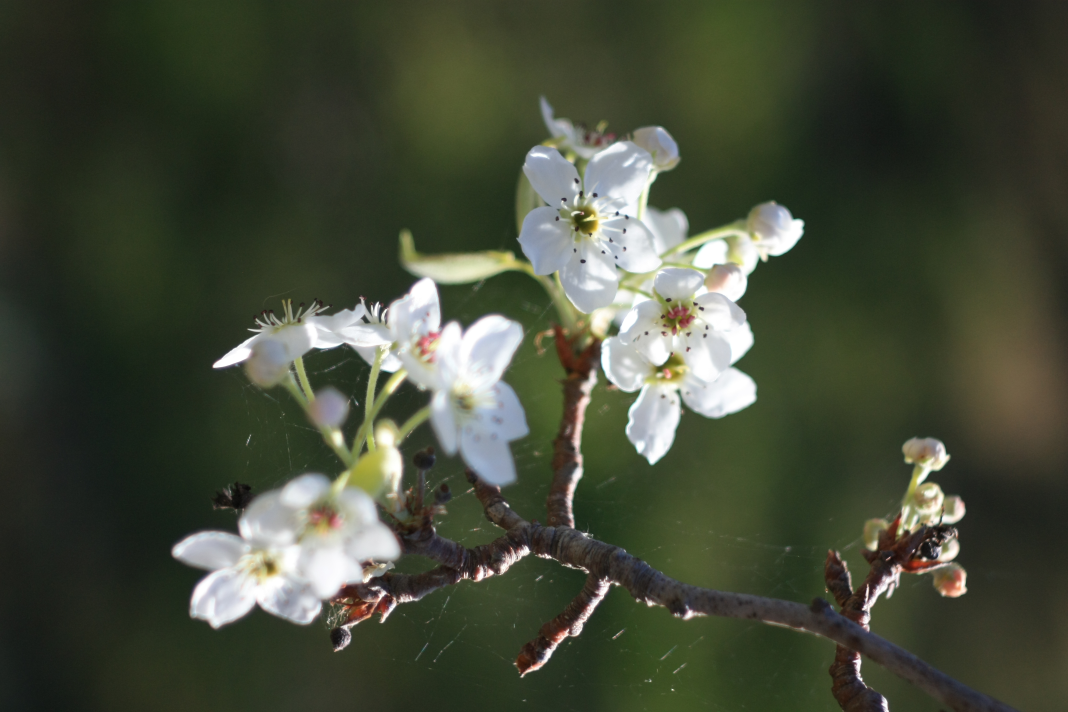
#> input picture A.JPG, 4272 x 2848 px (shown at 1/4 size)
$ python check.py
#> lines starting #> are read from the running program, lines starting #| are printed output that depends on the picture
from PIL import Image, __version__

EXIF_ORIENTATION = 0x0112
ROTATION = {3: Image.ROTATE_180, 6: Image.ROTATE_270, 8: Image.ROTATE_90}


def convert(input_filename, output_filename, image_format="PNG"):
#> called with input_filename = 'A.JPG', output_filename = 'B.PNG', image_format = 'PNG'
    img = Image.open(input_filename)
#> img is the input picture: PIL image 4272x2848 RGB; mean R, G, B 69, 74.8, 57.9
    exif = img._getexif()
#> exif = 40 items
    if exif is not None:
        if EXIF_ORIENTATION in exif.keys():
            code = exif[EXIF_ORIENTATION]
#> code = 8
            angle = ROTATION.get(code, None)
#> angle = 2
            print(f"filename: {input_filename};  EXIF rotation code: {code}")
#| filename: A.JPG;  EXIF rotation code: 8
            if angle is not None:
                img = img.transpose(angle)
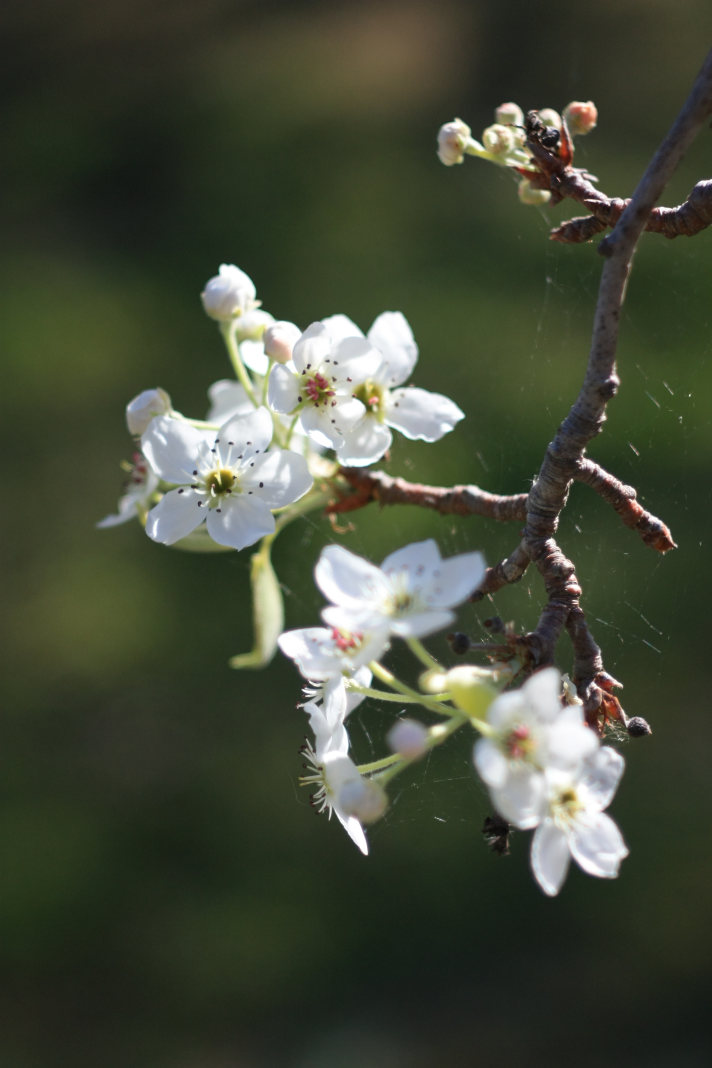
#> img: PIL image 2848x4272 RGB (shown at 1/4 size); mean R, G, B 69, 74.8, 57.9
    img.save(output_filename, format=image_format)


if __name__ == "__main__":
    print(f"PIL version: {__version__}")

    convert("A.JPG", "B.PNG")
    convert("B.PNG", "C.PNG")
